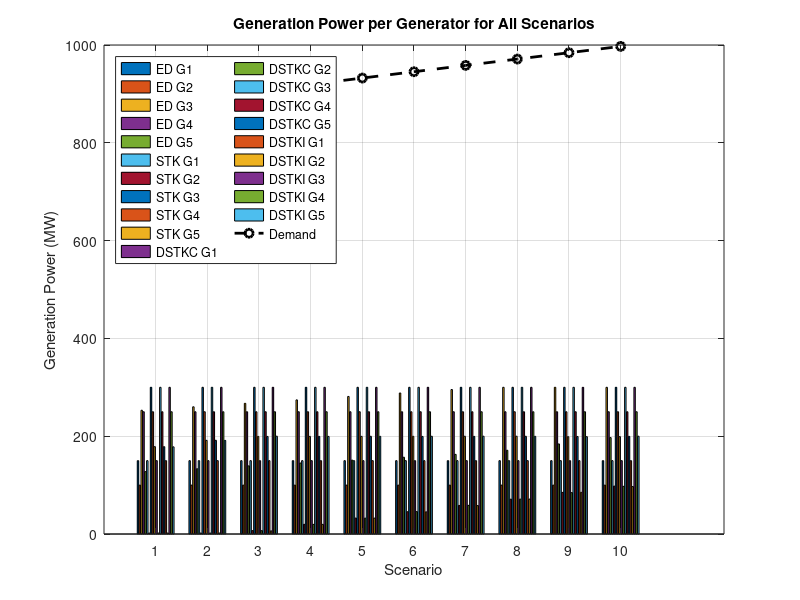
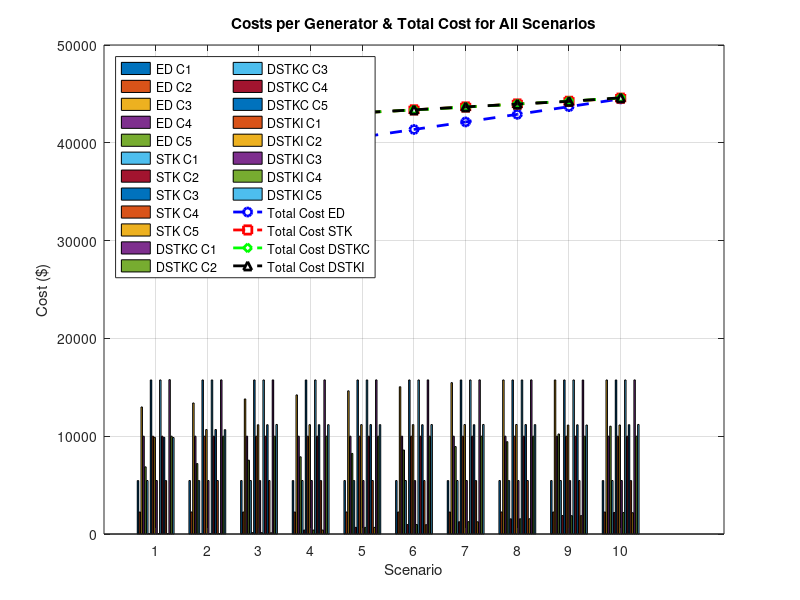

Reproduce these figures in MATLAB, in order.

clear;
clc;
close all;
%%
demand = [880.60, 893.55, 906.50, 919.45, 932.40, 945.35, 958.30, 971.25, 984.20, 997.15];

x = 1:10;

gen_names = {'G1', 'G2', 'G3', 'G4', 'G5'};
cost_names = {'C1', 'C2', 'C3', 'C4', 'C5'};
method_names = {'ED', 'STK', 'DSTKC', 'DSTKI'};

Pg_ED = [
    150.00 100.00 253.05 250.00 127.55; 150.00 100.00 260.12 250.00 133.43;
    150.00 100.00 267.18 250.00 139.32; 150.00 100.00 274.25 250.00 145.20;
    150.00 100.00 281.31 250.00 151.09; 150.00 100.00 288.37 250.00 156.98;
    150.00 100.00 295.44 250.00 162.86; 150.00 100.00 300.00 250.00 171.25;
    150.00 100.00 300.00 250.00 184.20; 150.00 100.00 300.00 250.00 197.15
];
Cost_ED = [
    5467.50 2250.00 12988.37 10000.00 6865.31; 5467.50 2250.00 13396.85 10000.00 7205.71;
    5467.50 2250.00 13807.83 10000.00 7548.20; 5467.50 2250.00 14221.31 10000.00 7892.76;
    5467.50 2250.00 14637.28 10000.00 8239.40; 5467.50 2250.00 15055.74 10000.00 8588.12;
    5467.50 2250.00 15476.70 10000.00 8938.92; 5467.50 2250.00 15750.00 10000.00 9442.30;
    5467.50 2250.00 15750.00 10000.00 10227.89; 5467.50 2250.00 15750.00 10000.00 11023.54
];

Pg_STK = [
    150.00 2.00   300.00 250.00 178.60; 150.00 2.00   300.00 250.00 191.55;
    150.00 6.95   300.00 250.00 199.55; 150.00 19.82  300.00 250.00 199.63;
    150.00 32.69  300.00 250.00 199.71; 150.00 45.56  300.00 250.00 199.79;
    150.00 58.42  300.00 250.00 199.88; 150.00 71.29  300.00 250.00 199.96;
    150.00 85.15  300.00 250.00 199.05; 150.00 98.02  300.00 250.00 199.13
];
Cost_STK = [
    5467.50 40.10    15750.00 10000.00 9886.94; 5467.50 40.10    15750.00 10000.00 10678.24;
    5467.50 140.20   15750.00 10000.00 11172.14; 5467.50 406.18   15750.00 10000.00 11177.18;
    5467.50 680.45   15750.00 10000.00 11182.22; 5467.50 962.99   15750.00 10000.00 11187.26;
    5467.50 1253.82  15750.00 10000.00 11192.30; 5467.50 1552.93  15750.00  10000.00 11197.34;
    5467.50 1884.30  15750.00 10000.00 11141.03; 5467.50 2200.60  15750.00 10000.00 11146.07
];

Pg_DSTKC = [
    150.00 2.00   300.00 250.00 178.60; 150.00 2.00   300.00 250.00 191.64;
    150.00 6.92   300.00 250.00 199.54; 150.00 19.73  300.00 250.00 199.64;
    150.00 32.53  300.00 250.00 199.83; 150.00 45.83  300.00 250.00 199.57;
    150.00 58.63  300.00 250.00 199.63; 150.00 71.44  300.00 250.00 199.82;
    150.00 84.73  300.00 250.00 199.44; 150.00 97.54  300.00 250.00 199.65
];
Cost_DSTKC = [
    5467.50 40.10    15750.00 10000.00 9886.94; 5467.50 40.10    15750.00 10000.00 10683.94;
    5467.50 139.69   15750.00 10000.00 11171.50; 5467.50 404.30   15750.00 10000.00 11177.64;
    5467.50 677.11   15750.00 10000.00 11189.28; 5467.50 969.09   15750.00 10000.00 11173.13;
    5467.50 1258.61  15750.00 10000.00 11176.79; 5467.50 1556.33  15750.00 10000.00 11188.95;
    5467.50 1874.17  15750.00 10000.00 11165.56; 5467.50 2188.59  15750.00 10000.00 11178.37
];

Pg_DSTKI = [
    150.00 2.00   300.00 250.00 178.22; 150.00 2.00   300.00 250.00 191.39;
    150.00 6.43   300.00 250.00 200.00; 150.00 19.73  300.00 250.00 199.63;
    150.00 32.53  300.00 250.00 199.72; 150.00 45.34  300.00 250.00 199.86;
    150.00 58.14  300.00 250.00 199.99; 150.00 71.44  300.00 250.00 199.74;
    150.00 85.23  299.93 250.00 199.09; 150.00 97.05  300.00 250.00 200.00
];
Cost_DSTKI = [
    5467.50 40.10    15778.00 10000.00 9863.59; 5467.50 40.10    15756.00 10000.00 10668.35;
    5467.50 129.68   15755.00 10000.00 11199.82; 5467.50 404.30   15755.00 10000.00 11176.84;
    5467.50 677.11   15756.00 10000.00 11182.60; 5467.50 958.12   15756.00 10000.00 11191.36;
    5467.50 1247.32  15758.00 10000.00 11199.41; 5467.50 1556.33  15755.00 10000.00 11183.77;
    5467.50 1886.11  15745.00 10000.00 11143.30; 5467.50 2176.35  15755.00 10000.00 11202.41
];
%%
figure('Name', 'Grouped Bar Plot for Generation Power');

Gen_all = [Pg_ED, Pg_STK, Pg_DSTKC, Pg_DSTKI];


bar(x, Gen_all, 'grouped');

hold on;

plot(x, demand, 'k--o', 'LineWidth', 2, 'DisplayName', 'Demand');
hold off;

title('Generation Power per Generator for All Scenarios');
xlabel('Scenario');
ylabel('Generation Power (MW)');

legend_gen = cell(1, 4 * 5);
for m = 1:4
    for g = 1:5
        legend_gen{(m-1)*5 + g} = [method_names{m}, ' ', gen_names{g}];
    end
end
legend([legend_gen, {'Demand'}], 'Location', 'northwest', 'NumColumns', 2);
grid on;

figure('Name', 'Grouped Bar Plot for Costs & Total Costs');

Cost_all = [Cost_ED, Cost_STK, Cost_DSTKC, Cost_DSTKI];

bar(x, Cost_all, 'grouped');

hold on;

plot(x, sum(Cost_ED,2), 'b--o', 'LineWidth', 2, 'DisplayName', 'Total Cost ED');
plot(x, sum(Cost_STK,2), 'r--s', 'LineWidth', 2, 'DisplayName', 'Total Cost STK');
plot(x, sum(Cost_DSTKC,2), 'g--d', 'LineWidth', 2, 'DisplayName', 'Total Cost DSTKC');
plot(x, sum(Cost_DSTKI,2), 'k--^', 'LineWidth', 2, 'DisplayName', 'Total Cost DSTKI');
hold off;

title('Costs per Generator & Total Cost for All Scenarios');
xlabel('Scenario');
ylabel('Cost ($)');

legend_cost = cell(1, 4 * 5);
for m = 1:4
    for g = 1:5
        legend_cost{(m-1)*5 + g} = [method_names{m}, ' ', cost_names{g}];
    end
end
legend([legend_cost, {'Total Cost ED', 'Total Cost STK', 'Total Cost DSTKC', 'Total Cost DSTKI'}], 'Location', 'northwest', 'NumColumns', 2);
grid on;
